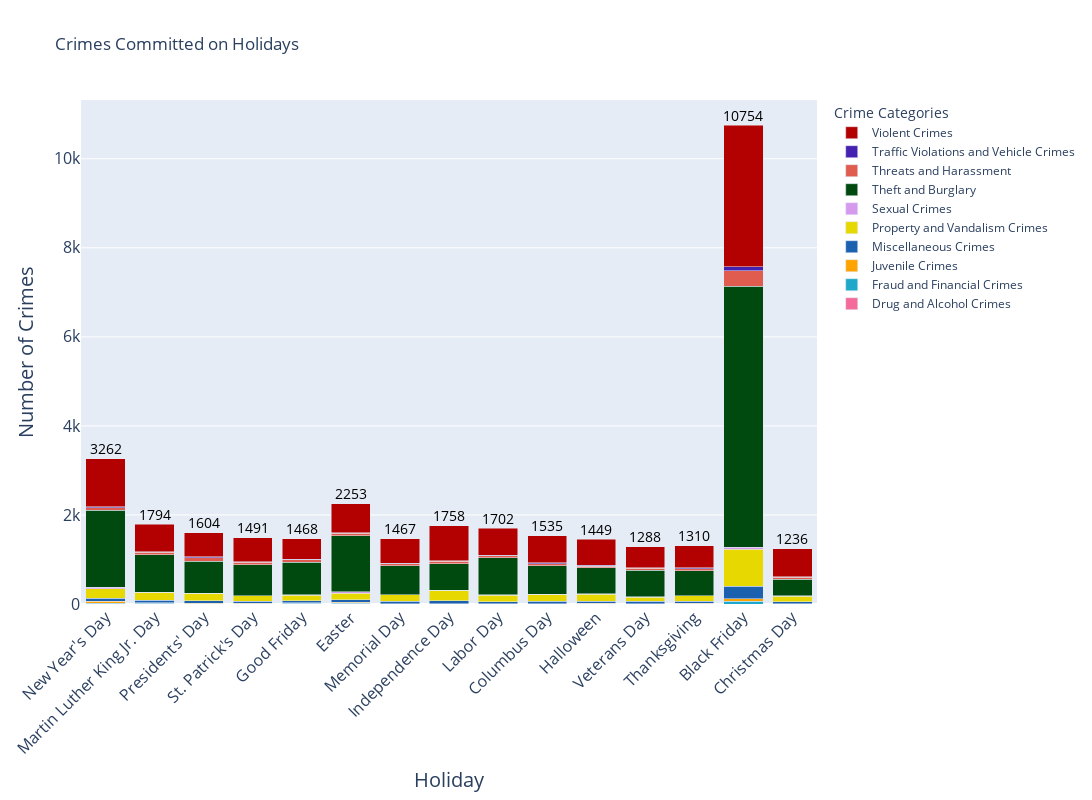

Notebook code for this chart:
### Code cell
# Defining the color palette
custom_colors = ["#f46a9b", "#1ea8ca", "#ffa300", "#1c61b0", "#e6d800", "#d59aee", "#004a0f", "#df5c4e", "#4421af", "#b30000"]

# Preparing data for Plotly
data = []
for i, category in enumerate(holiday_crimes.columns):
    data.append(
        go.Bar(
            x=holiday_crimes.index,
            y=holiday_crimes[category],
            name=category,
            marker_color=custom_colors[i % len(custom_colors)],
            hovertemplate='Holiday: %{x}<br>Crimes: %{y:}<br>Category: ' + category + '<extra></extra>',
            hoverlabel=dict(
                bgcolor='white',
                font_size=14,
                font_family='Arial',
            ),
        )
    )

# Creating the layout for Plotly
layout = go.Layout(
    title='Crimes Committed on Holidays',
    xaxis=dict(
        title='Holiday',
        tickvals=list(holiday_crimes.index),
        ticktext=[name if name != 'Black Friday' else 'Black Friday' for name in holiday_crimes.index],
        tickfont=dict(size=16),
        titlefont=dict(size=20),
        tickangle=-45,
    ),
    yaxis=dict(
        title='Number of Crimes',
        titlefont=dict(size=20),
        tickfont=dict(size=16),
    ),
    barmode='stack',
    width=1200,
    height=800,
    legend=dict(
        title=dict(text="Crime Categories"),
        itemclick=False,  # Disables clicking on legend items
        itemdoubleclick=False,  # Disables double-clicking on legend items
    ),
)

# Creating the figure
fig = go.Figure(data=data, layout=layout)

# Adding total number of crimes above each column
for holiday in holiday_crimes.index:
    total_crimes = holiday_crimes.loc[holiday].sum()
    fig.add_annotation(
        x=holiday,
        y=total_crimes,
        text=f'{int(total_crimes)}',
        showarrow=False,
        font=dict(size=14, color='black'),
        align='center',
        yshift=10
    )

# Displaying the plot with disabled interaction features
fig.show(config={
    'displayModeBar': False,  # Disables the top toolbar
    'scrollZoom': False,  # Disables zooming with the scroll wheel
    'displaylogo': False,  # Disables the Plotly logo
    'modeBarButtonsToRemove': ['zoom2d', 'pan2d', 'select2d', 'lasso2d', 'zoomIn2d', 'zoomOut2d', 'autoScale2d', 'resetScale2d', 'hoverClosestCartesian', 'hoverCompareCartesian'],  # Removes specific buttons from the toolbar
})

### Figure 1 — Plotly figure (JSON) as saved in the notebook; plotly's stock layout.template omitted (floating-point values rounded to 4 significant figures)
{"data": [{"hoverlabel": {"bgcolor": "white", "font": {"family": "Arial", "size": 14}}, "hovertemplate": "Holiday: %{x}<br>Crimes: %{y:}<br>Category: Drug and Alcohol Crimes<extra></extra>", "marker": {"color": "#f46a9b"}, "name": "Drug and Alcohol Crimes", "type": "bar", "x": ["New Year's Day", "Martin Luther King Jr. Day", "Presidents' Day", "St. Patrick's Day", "Good Friday", "Easter", "Memorial Day", "Independence Day", "Labor Day", "Columbus Day", "Halloween", "Veterans Day", "Thanksgiving", "Black Friday", "Christmas Day"], "y": [0, 0, 0, 0, 0, 0, 1, 0, 0, 0, 0, 0, 0, 0, 0]}, {"hoverlabel": {"bgcolor": "white", "font": {"family": "Arial", "size": 14}}, "hovertemplate": "Holiday: %{x}<br>Crimes: %{y:}<br>Category: Fraud and Financial Crimes<extra></extra>", "marker": {"color": "#1ea8ca"}, "name": "Fraud and Financial Crimes", "type": "bar", "x": ["New Year's Day", "Martin Luther King Jr. Day", "Presidents' Day", "St. Patrick's Day", "Good Friday", "Easter", "Memorial Day", "Independence Day", "Labor Day", "Columbus Day", "Halloween", "Veterans Day", "Thanksgiving", "Black Friday", "Christmas Day"], "y": [16, 19, 8, 9, 18, 20, 5, 5, 4, 2, 8, 4, 11, 63, 3]}, {"hoverlabel": {"bgcolor": "white", "font": {"family": "Arial", "size": 14}}, "hovertemplate": "Holiday: %{x}<br>Crimes: %{y:}<br>Category: Juvenile Crimes<extra></extra>", "marker": {"color": "#ffa300"}, "name": "Juvenile Crimes", "type": "bar", "x": ["New Year's Day", "Martin Luther King Jr. Day", "Presidents' Day", "St. Patrick's Day", "Good Friday", "Easter", "Memorial Day", "Independence Day", "Labor Day", "Columbus Day", "Halloween", "Veterans Day", "Thanksgiving", "Black Friday", "Christmas Day"], "y": [44, 8, 8, 6, 8, 19, 2, 6, 6, 3, 6, 3, 2, 58, 2]}, {"hoverlabel": {"bgcolor": "white", "font": {"family": "Arial", "size": 14}}, "hovertemplate": "Holiday: %{x}<br>Crimes: %{y:}<br>Category: Miscellaneous Crimes<extra></extra>", "marker": {"color": "#1c61b0"}, "name": "Miscellaneous Crimes", "type": "bar", "x": ["New Year's Day", "Martin Luther King Jr. Day", "Presidents' Day", "St. Patrick's Day", "Good Friday", "Easter", "Memorial Day", "Independence Day", "Labor Day", "Columbus Day", "Halloween", "Veterans Day", "Thanksgiving", "Black Friday", "Christmas Day"], "y": [65, 57, 54, 48, 42, 52, 49, 61, 36, 60, 51, 53, 51, 280, 44]}, {"hoverlabel": {"bgcolor": "white", "font": {"family": "Arial", "size": 14}}, "hovertemplate": "Holiday: %{x}<br>Crimes: %{y:}<br>Category: Property and Vandalism Crimes<extra></extra>", "marker": {"color": "#e6d800"}, "name": "Property and Vandalism Crimes", "type": "bar", "x": ["New Year's Day", "Martin Luther King Jr. Day", "Presidents' Day", "St. Patrick's Day", "Good Friday", "Easter", "Memorial Day", "Independence Day", "Labor Day", "Columbus Day", "Halloween", "Veterans Day", "Thanksgiving", "Black Friday", "Christmas Day"], "y": [218, 175, 169, 119, 133, 155, 147, 232, 147, 149, 157, 97, 122, 826, 130]}, {"hoverlabel": {"bgcolor": "white", "font": {"family": "Arial", "size": 14}}, "hovertemplate": "Holiday: %{x}<br>Crimes: %{y:}<br>Category: Sexual Crimes<extra></extra>", "marker": {"color": "#d59aee"}, "name": "Sexual Crimes", "type": "bar", "x": ["New Year's Day", "Martin Luther King Jr. Day", "Presidents' Day", "St. Patrick's Day", "Good Friday", "Easter", "Memorial Day", "Independence Day", "Labor Day", "Columbus Day", "Halloween", "Veterans Day", "Thanksgiving", "Black Friday", "Christmas Day"], "y": [33, 10, 5, 2, 4, 27, 9, 4, 12, 2, 4, 4, 4, 43, 5]}, {"hoverlabel": {"bgcolor": "white", "font": {"family": "Arial", "size": 14}}, "hovertemplate": "Holiday: %{x}<br>Crimes: %{y:}<br>Category: Theft and Burglary<extra></extra>", "marker": {"color": "#004a0f"}, "name": "Theft and Burglary", "type": "bar", "x": ["New Year's Day", "Martin Luther King Jr. Day", "Presidents' Day", "St. Patrick's Day", "Good Friday", "Easter", "Memorial Day", "Independence Day", "Labor Day", "Columbus Day", "Halloween", "Veterans Day", "Thanksgiving", "Black Friday", "Christmas Day"], "y": [1726, 841, 718, 702, 729, 1265, 645, 591, 835, 640, 591, 601, 562, 5865, 376]}, {"hoverlabel": {"bgcolor": "white", "font": {"family": "Arial", "size": 14}}, "hovertemplate": "Holiday: %{x}<br>Crimes: %{y:}<br>Category: Threats and Harassment<extra></extra>", "marker": {"color": "#df5c4e"}, "name": "Threats and Harassment", "type": "bar", "x": ["New Year's Day", "Martin Luther King Jr. Day", "Presidents' Day", "St. Patrick's Day", "Good Friday", "Easter", "Memorial Day", "Independence Day", "Labor Day", "Columbus Day", "Halloween", "Veterans Day", "Thanksgiving", "Black Friday", "Christmas Day"], "y": [60, 57, 79, 52, 56, 52, 49, 60, 46, 53, 33, 46, 43, 350, 46]}, {"hoverlabel": {"bgcolor": "white", "font": {"family": "Arial", "size": 14}}, "hovertemplate": "Holiday: %{x}<br>Crimes: %{y:}<br>Category: Traffic Violations and Vehicle Crimes<extra></extra>", "marker": {"color": "#4421af"}, "name": "Traffic Violations and Vehicle Crimes", "type": "bar", "x": ["New Year's Day", "Martin Luther King Jr. Day", "Presidents' Day", "St. Patrick's Day", "Good Friday", "Easter", "Memorial Day", "Independence Day", "Labor Day", "Columbus Day", "Halloween", "Veterans Day", "Thanksgiving", "Black Friday", "Christmas Day"], "y": [17, 12, 20, 12, 20, 13, 10, 7, 12, 16, 17, 9, 16, 90, 10]}, {"hoverlabel": {"bgcolor": "white", "font": {"family": "Arial", "size": 14}}, "hovertemplate": "Holiday: %{x}<br>Crimes: %{y:}<br>Category: Violent Crimes<extra></extra>", "marker": {"color": "#b30000"}, "name": "Violent Crimes", "type": "bar", "x": ["New Year's Day", "Martin Luther King Jr. Day", "Presidents' Day", "St. Patrick's Day", "Good Friday", "Easter", "Memorial Day", "Independence Day", "Labor Day", "Columbus Day", "Halloween", "Veterans Day", "Thanksgiving", "Black Friday", "Christmas Day"], "y": [1083, 615, 543, 541, 458, 650, 550, 792, 604, 610, 582, 471, 499, 3179, 620]}], "layout": {"annotations": [{"align": "center", "font": {"color": "black", "size": 14}, "showarrow": false, "text": "3262", "x": "New Year's Day", "y": 3262, "yshift": 10}, {"align": "center", "font": {"color": "black", "size": 14}, "showarrow": false, "text": "1794", "x": "Martin Luther King Jr. Day", "y": 1794, "yshift": 10}, {"align": "center", "font": {"color": "black", "size": 14}, "showarrow": false, "text": "1604", "x": "Presidents' Day", "y": 1604, "yshift": 10}, {"align": "center", "font": {"color": "black", "size": 14}, "showarrow": false, "text": "1491", "x": "St. Patrick's Day", "y": 1491, "yshift": 10}, {"align": "center", "font": {"color": "black", "size": 14}, "showarrow": false, "text": "1468", "x": "Good Friday", "y": 1468, "yshift": 10}, {"align": "center", "font": {"color": "black", "size": 14}, "showarrow": false, "text": "2253", "x": "Easter", "y": 2253, "yshift": 10}, {"align": "center", "font": {"color": "black", "size": 14}, "showarrow": false, "text": "1467", "x": "Memorial Day", "y": 1467, "yshift": 10}, {"align": "center", "font": {"color": "black", "size": 14}, "showarrow": false, "text": "1758", "x": "Independence Day", "y": 1758, "yshift": 10}, {"align": "center", "font": {"color": "black", "size": 14}, "showarrow": false, "text": "1702", "x": "Labor Day", "y": 1702, "yshift": 10}, {"align": "center", "font": {"color": "black", "size": 14}, "showarrow": false, "text": "1535", "x": "Columbus Day", "y": 1535, "yshift": 10}, {"align": "center", "font": {"color": "black", "size": 14}, "showarrow": false, "text": "1449", "x": "Halloween", "y": 1449, "yshift": 10}, {"align": "center", "font": {"color": "black", "size": 14}, "showarrow": false, "text": "1288", "x": "Veterans Day", "y": 1288, "yshift": 10}, {"align": "center", "font": {"color": "black", "size": 14}, "showarrow": false, "text": "1310", "x": "Thanksgiving", "y": 1310, "yshift": 10}, {"align": "center", "font": {"color": "black", "size": 14}, "showarrow": false, "text": "10754", "x": "Black Friday", "y": 10754, "yshift": 10}, {"align": "center", "font": {"color": "black", "size": 14}, "showarrow": false, "text": "1236", "x": "Christmas Day", "y": 1236, "yshift": 10}], "barmode": "stack", "height": 800, "legend": {"itemclick": false, "itemdoubleclick": false, "title": {"text": "Crime Categories"}}, "title": {"text": "Crimes Committed on Holidays"}, "width": 1200, "xaxis": {"tickangle": -45, "tickfont": {"size": 16}, "ticktext": ["New Year's Day", "Martin Luther King Jr. Day", "Presidents' Day", "St. Patrick's Day", "Good Friday", "Easter", "Memorial Day", "Independence Day", "Labor Day", "Columbus Day", "Halloween", "Veterans Day", "Thanksgiving", "Black Friday", "Christmas Day"], "tickvals": ["New Year's Day", "Martin Luther King Jr. Day", "Presidents' Day", "St. Patrick's Day", "Good Friday", "Easter", "Memorial Day", "Independence Day", "Labor Day", "Columbus Day", "Halloween", "Veterans Day", "Thanksgiving", "Black Friday", "Christmas Day"], "title": {"font": {"size": 20}, "text": "Holiday"}}, "yaxis": {"tickfont": {"size": 16}, "title": {"font": {"size": 20}, "text": "Number of Crimes"}}}}
